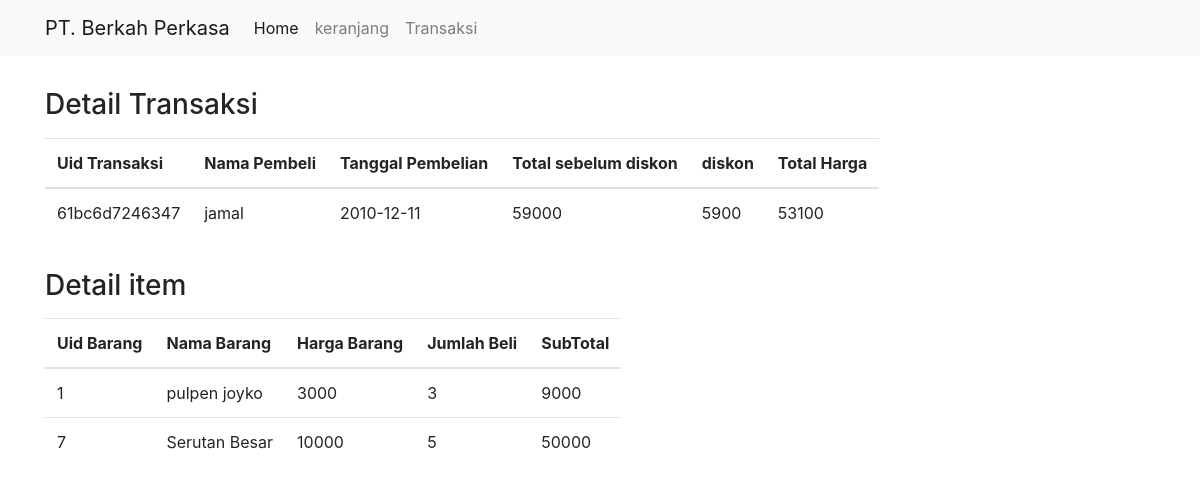
Page /detail.php?id=61bc6d7246347 on the committed database.
### tables this page shows
CREATE TABLE `transaksi` (
  `uidtransaksi` varchar(20) NOT NULL,
  `namapembeli` varchar(50) NOT NULL,
  `tanggalpembelian` date NOT NULL,
  `totalsebelumdiskon` int(11) NOT NULL,
  `totalharga` int(11) NOT NULL,
  `diskon` int(11) NOT NULL
);

CREATE TABLE `detail` (
  `uiddetail` int(11) NOT NULL,
  `uidtransaksi` varchar(20) NOT NULL,
  `uidbarang` int(11) NOT NULL,
  `namabarang` varchar(50) NOT NULL,
  `hargabarang` int(11) NOT NULL,
  `jumlahbeli` int(11) NOT NULL
);

### detail.php (the view, shortened to what this page needs)
<?php include 'template.php';
    $id = $_GET['id'];
?>
    <div class="container">
        <h3 class="mt-4 pt-2">Detail Transaksi</h3>
        <table class="mt-3 table table-responsive">
            <thead class="thead-inverse">
                <tr>
                    <th>Uid Transaksi</th>
                    <th>Nama Pembeli</th>
                    <th>Tanggal Pembelian</th>
                    <th>Total sebelum diskon</th>
                    <th>diskon</th>
                    <th>Total Harga</th>
                </tr>
                </thead>
                <tbody>
                        <?php
                        $data = mysqli_query($koneksi,"SELECT * FROM `transaksi` WHERE `uidtransaksi` = '$id'");
                        $d = mysqli_fetch_array($data)
                    ?>
                        <tr>
                            <td><?php echo $d['uidtransaksi'] ?></td>
                            <td><?php echo $d['namapembeli'] ?></td>
                            <td><?php echo $d['tanggalpembelian'] ?></td>
                            <td><?php echo $d['totalsebelumdiskon'] ?></td>
                            <td><?php echo $d['diskon'] ?></td>
                            <td><?php echo $d['totalharga'] ?></td>
                        </tr>
                </tbody>
        </table>
        <h3 class="mt-4 pt-2">Detail item</h3>
        <table class="mt-3 table table-responsive">
            <thead class="thead-inverse">
                <tr>
                    <th>Uid Barang</th>
                    <th>Nama Barang</th>
                    <th>Harga Barang</th>
                    <th>Jumlah Beli</th>
                    <th>SubTotal</th>
                </tr>
                </thead>
                <tbody>
                     <?php
                        $data = mysqli_query($koneksi,"SELECT * FROM `detail` WHERE `uidtransaksi` = '$id'");
                        while ($d = mysqli_fetch_array($data)) {
                    ?>
                        <tr>
                            <td><?php echo $d['uidbarang'] ?></td>
                            <td><?php echo $d['namabarang'] ?></td>
                            <td><?php echo $d['hargabarang'] ?></td>
                            <td><?php echo $d['jumlahbeli'] ?></td>
                            <?php
                                $harga=$d['hargabarang'];
                                $jumlah=$d['jumlahbeli'];
                                $subtotal=$harga*$jumlah;
                            ?>
                            <td><?php echo $subtotal ?></td>
                        </tr>
                    <?php } ?>
                </tbody>
        </table>
    </div>

### rows in the picture
transaksi: uidtransaksi "61bc6d7246347", namapembeli "jamal", tanggalpembelian "2010-12-11", totalsebelumdiskon "59000", diskon "5900", totalharga "53100"
detail: uidbarang "1", namabarang "pulpen joyko", hargabarang "3000", jumlahbeli "3", subtotal "9000"
detail: uidbarang "7", namabarang "Serutan Besar", hargabarang "10000", jumlahbeli "5", subtotal "50000"
